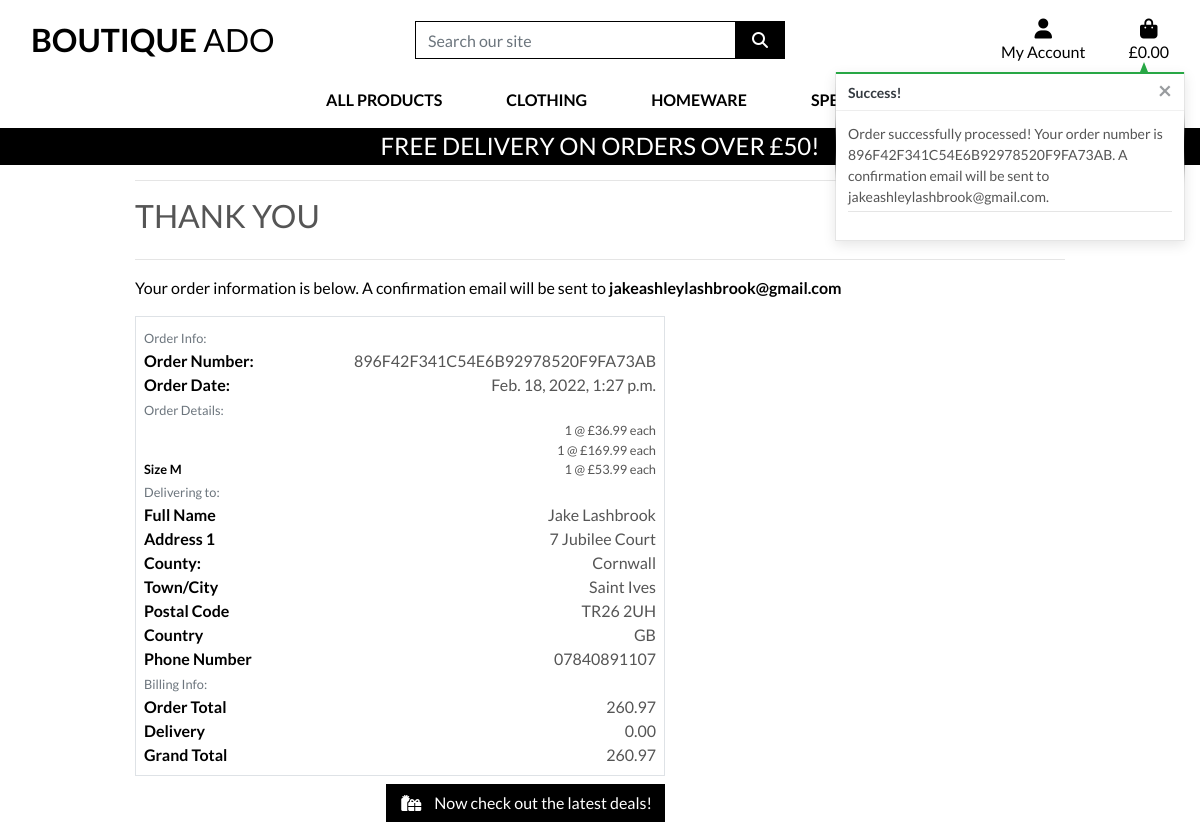
The page /checkout/checkout_success/896F42F341C54E6B92978520F9FA73AB on the database its author committed.
### checkout/models.py (models this page shows, shortened)
class Order(models.Model):
    order_number = models.CharField(max_length=32, null=False, editable=False)
    full_name = models.CharField(max_length=50, null=False, blank=False)
    email = models.EmailField(max_length=254, null=False, blank=False)
    phone_number = models.CharField(max_length=20, null=False, blank=False)
    country = CountryField(blank_label='Country  *', null=False, blank=False)
    postcode = models.CharField(max_length=20, null=True, blank=True)
    town_or_city = models.CharField(max_length=40, null=False, blank=False)
    street_address1 = models.CharField(max_length=80, null=False, blank=False)
    street_address2 = models.CharField(max_length=80, null=True, blank=True)
    county = models.CharField(max_length=80, null=True, blank=True)
    date = models.DateTimeField(auto_now_add=True)
    delivery_cost = models.DecimalField(max_digits=6, decimal_places=2, null=False, default=0)
    order_total = models.DecimalField(max_digits=10, decimal_places=2, null=False, default=0)
    grand_total = models.DecimalField(max_digits=10, decimal_places=2, null=False, default=0)
    original_bag = models.TextField(null=False, blank=False, default='')
    stripe_pid = models.CharField(max_length=254,null=False, blank=False, default='')

class OrderLineItem(models.Model):
    order = models.ForeignKey(Order, null=False, blank=False, on_delete=models.CASCADE, related_name='lineitems')
    product = models.ForeignKey(Product, null=False, blank=False, on_delete=models.CASCADE)
    product_size = models.CharField(max_length=2, null=True, blank=True) # XS, S, M, L, XL
    quantity = models.IntegerField(null=False, blank=False, default=0)
    lineitem_total = models.DecimalField(max_digits=6, decimal_places=2, null=False, blank=False, editable=False)

### products/models.py (models this page shows, shortened)
class Product(models.Model):
    category = models.ForeignKey('Category', null=True, blank=True, on_delete=models.SET_NULL)
    sku = models.CharField(max_length=254, null=True, blank=True)
    name = models.CharField(max_length=254)
    description = models.TextField()
    has_sizes = models.BooleanField(default=False, null=True, blank=True)
    price = models.DecimalField(max_digits=6, decimal_places=2)
    rating = models.DecimalField(max_digits=6, decimal_places=2, null=True, blank=True)
    image_url = models.URLField(max_length=1024, null=True, blank=True)
    image = models.ImageField(null=True, blank=True)

### checkout/views.py (the view)
def checkout_success(request, order_number):
    save_info = request.session.get('save_info')
    order = get_object_or_404(Order, order_number=order_number)
    messages.success(request, f'Order successfully processed! \
        Your order number is {order_number}. A confirmation \
        email will be sent to {order.email}.')
    if 'bag' in request.session:
        del request.session['bag']
    template = 'checkout/checkout_success.html'
    context = {
        'order': order,
    }
    return render(request, template, context)

### bag/contexts.py (called while the page is built, shortened)
def bag_contents(request):
    bag_items = []
    total = 0
    product_count = 0
    bag = request.session.get('bag', {})
    if total < settings.FREE_DELIVERY_THRESHOLD:
        delivery = total * Decimal(settings.STANDARD_DELIVERY_PERCENTAGE / 100)
        free_delivery_delta = settings.FREE_DELIVERY_THRESHOLD - total
    else:
        delivery = 0
        free_delivery_delta = 0
    grand_total = delivery + total
    context = {
        'bag_items': bag_items,
        'total': total,
        'product_count': product_count,
        'delivery': delivery,
        'free_delivery_delta': free_delivery_delta,
        'free_delivery_threshold': settings.FREE_DELIVERY_THRESHOLD,
        'grand_total': grand_total,
    }
    return context

### checkout/templates/checkout/checkout_success.html (shortened to what this page needs)
{% extends "base.html" %}
{% load static %}
{% block extra_css %}
    <link rel="stylesheet" href="{% static 'checkout/css/checkout.css' %}">
{% endblock %}
{% block page_header %}
    <div class="container header-container">
    </div>
{% endblock %}
{% block content %}
    <div class="overlay"></div>
    <div class="container">
        <div class="row">
            <div class="col">
                <hr>
                <h2 class="logo-font mb-4">Thank You</h2>
                <hr>
                <p class="text-black">Your order information is below.  A confirmation email will be sent to <strong>{{ order.email }}</strong></p>
            </div>
        </div>
        <div class="row">
            <div class="col-12 col-lg-7">
                <div class="order-confirmation-wrapper p-2 border">
                    <div class="row">
                        <div class="col">
                            <small class="text-muted">Order Info:</small>
                        </div>
                    </div>
                    <div class="row">
                        <div class="col-12 col-md-4 ">
                            <p class="mb-0 text-black font-weight-bold">Order Number:</p>
                        </div>
                        <div class="col-12 col-md-8 text-md-right">
                            <p class="mb-0">{{ order.order_number }}</p>
                        </div>
                    </div>
                    <div class="row">
                        <div class="col-12 col-md-4 ">
                            <p class="mb-0 text-black font-weight-bold">Order Date:</p>
                        </div>
                        <div class="col-12 col-md-8 text-md-right">
                            <p class="mb-0">{{ order.date }}</p>
                        </div>
                    </div>
                    <div class="row">
                        <div class="col">
                            <small class="text-muted">Order Details:</small>
                        </div>
                    </div>
                    {% for item in order.lineitems.all %}
                    <div class="row">
                        <div class="col-12 col-md-4 ">
                            <p class="small mb-0 text-black font-weight-bold">
                                {{ item.product_name }}{% if item.product_size %} Size {{ item.product_size|upper}}{% endif %}
                            </p>
                        </div>
                        <div class="col-12 col-md-8 text-md-right">
                            <p class="small mb-0">{{ item.quantity }} @ £{{ item.product.price }} each</p>
                        </div>
                    </div>
                    {% endfor %}
                    <div class="row">
                        <div class="col">
                            <small class="text-muted">Delivering to:</small>
                        </div>
                    </div>
                    <div class="row">
                        <div class="col-12 col-md-4 ">
                            <p class="mb-0 text-black font-weight-bold">Full Name</p>
                        </div>
                        <div class="col-12 col-md-8 text-md-right">
                            <p class="mb-0">{{ order.full_name }}</p>
                        </div>
                    </div>
                    <div class="row">
                        <div class="col-12 col-md-4 ">
                            <p class="mb-0 text-black font-weight-bold">Address 1</p>
                        </div>
                        <div class="col-12 col-md-8 text-md-right">
                            <p class="mb-0">{{ order.street_address1 }}</p>
                        </div>
                    </div>
                    {% if order.county %}
                    <div class="row">
                        <div class="col-12 col-md-4 ">
                            <p class="mb-0 text-black font-weight-bold">County:</p>
                        </div>
                        <div class="col-12 col-md-8 text-md-right">
                            <p class="mb-0">{{ order.county }}</p>
                        </div>
                    </div>
                    {% endif %}
                    <div class="row">
                        <div class="col-12 col-md-4 ">
                            <p class="mb-0 text-black font-weight-bold">Town/City</p>
                        </div>
                        <div class="col-12 col-md-8 text-md-right">
                            <p class="mb-0">{{ order.town_or_city }}</p>
                        </div>
                    </div>
                    {% if order.postcode %}
                    <div class="row">
                        <div class="col-12 col-md-4 ">
                            <p class="mb-0 text-black font-weight-bold">Postal Code</p>
                        </div>
                        <div class="col-12 col-md-8 text-md-right">
                            <p class="mb-0">{{ order.postcode }}</p>
                        </div>
                    </div>
                    {% endif %}
                    <div class="row">
                        <div class="col-12 col-md-4 ">
                            <p class="mb-0 text-black font-weight-bold">Country</p>
                        </div>
                        <div class="col-12 col-md-8 text-md-right">
                            <p class="mb-0">{{ order.country }}</p>
                        </div>
                    </div>
                    <div class="row">
                        <div class="col-12 col-md-4 ">
                            <p class="mb-0 text-black font-weight-bold">Phone Number</p>
                        </div>
                        <div class="col-12 col-md-8 text-md-right">
                            <p class="mb-0">{{ order.phone_number }}</p>
                        </div>
                    </div>
                    <div class="row">
                        <div class="col">
                            <small class="text-muted">Billing Info:</small>
                        </div>
                    </div>
                    <div class="row">
                        <div class="col-12 col-md-4 ">
                            <p class="mb-0 text-black font-weight-bold">Order Total</p>
                        </div>
                        <div class="col-12 col-md-8 text-md-right">
                            <p class="mb-0">{{ order.order_total }}</p>
                        </div>
                    </div>
                    <div class="row">
                        <div class="col-12 col-md-4 ">
                            <p class="mb-0 text-black font-weight-bold">Delivery</p>
                        </div>
                        <div class="col-12 col-md-8 text-md-right">
                            <p class="mb-0">{{ order.delivery_cost }}</p>
                        </div>
                    </div>
                    <div class="row">
                        <div class="col-12 col-md-4 ">
                            <p class="mb-0 text-black font-weight-bold">Grand Total</p>
                        </div>
                        <div class="col-12 col-md-8 text-md-right">
                            <p class="mb-0">{{ order.grand_total }}</p>
                        </div>
                    </div>
                </div>
            </div>
        </div>
        <div class="row">
            <div class="col-12 col-lg-7 text-right">
                <a href="{% url 'products' %}?category=new_arrivals,deals,clearance" class="btn btn-black rounded-0 my-2">
                    <span class="icon mr-2">
                        <i class="fas fa-gifts"></i>
                    </span>
                    <span class="text-uppercae">Now check out the latest deals!</span>
                </a>
            </div>
        </div>
    </div>
{% endblock %}

### static/css/base.css (style rules this page uses)
html { height: 100%; }
body { background: url('/media/homepage_background_cropped.jpg') no-repeat center center fixed; background-size: cover; height: calc(100vh - 164px); color: #555; font-family: 'Lato'; }
.icon { align-items: center; display: inline-flex; justify-content: center; height: 1.5rem; width: 1.5rem; }
.logo-font { text-transform: uppercase; }
.btn-black { background: black; color: white; }
.text-black { color: #000 !important; }
.overlay { height: 100%; width: 100%; top: 0; left: 0; position: fixed; background: white; z-index: -1; }
@media (min-width: 1200px) { .container { max-width: 80%; } }
@media (min-width: 992px) { .header-container { padding-top: 164px; } }

### rows shown on the page
Order: email "jakeashleylashbrook@gmail.com", order_number "896F42F341C54E6B92978520F9FA73AB", date "Feb. 18, 2022, 1:27 p.m.", full_name "Jake Lashbrook", street_address1 "7 Jubilee Court", county "Cornwall", town_or_city "Saint Ives", postcode "TR26 2UH", country "GB", phone_number "07840891107", order_total "260.97", delivery_cost "0.00", grand_total "260.97"
OrderLineItem: quantity "1", product.price "36.99"
OrderLineItem: quantity "1", product.price "169.99"
OrderLineItem: product_size "M", quantity "1", product.price "53.99"

### other values the page prints
{{ free_delivery_threshold }} "50"
{{ message }} "Order successfully processed! Your order number is 896F42F341C54E6B92978520F9FA73AB. A confirmation email will be sent to jakeashleylashbrook@gmail.com."
